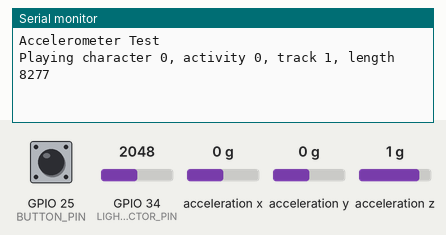
A sketch run on a simulated ESP32. On the bench: the last lines printed to the serial monitor. The inputs (shaded band) are chosen by the test bench; at power-on: GPIO 25 (BUTTON_PIN) HIGH, GPIO 34 (LIGHT_DETECTOR_PIN) = 2048, acceleration x 0 g, acceleration y 0 g, acceleration z 1 g. Random numbers use the default seed unless the sketch sets one; the audio player accepts every command and is not drawn.

Above: at 2.7 s.
2.8 s: GPIO 25 (BUTTON_PIN) pulled LOW for 3 s
At 3.6 s:
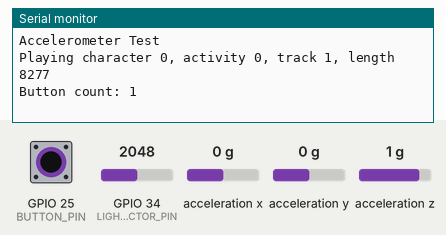
7.3 s: GPIO 25 (BUTTON_PIN) pulled LOW for 3 s
At 8.2 s:
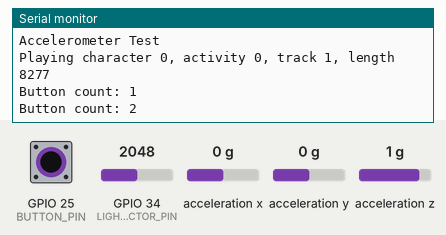

Measured:
- after the input at 2.8 s, the serial monitor: prints a new line at once (image 1)
- after the input at 7.3 s, the serial monitor: prints a new line at once (image 2)

The sketch:

talking_shoe.ino
```cpp
#include <Wire.h>
#include <Adafruit_Sensor.h>
#include <Adafruit_ADXL345_U.h>
#include "Arduino.h"
#include "DFRobotDFPlayerMini.h"

// CHARACTER SELECT BUTTON
constexpr uint8_t NUMBER_OF_CHARACTERS = 3;
constexpr uint8_t BUTTON_PIN = 25;
constexpr uint16_t BUTTON_DELAY = 200; // ms

// LIGHT DETECTOR
constexpr uint8_t LIGHT_DETECTOR_PIN = 34;
constexpr uint16_t LIGHT_THRESHOLD = 20;

// ACCELEROMETER
constexpr uint16_t ACCELEROMETER_DELAY = 100; // ms
constexpr float MOTION_THRESHOLD = 0.3f;

// MP3 PLAYER
constexpr uint8_t PLAYER_VOLUME = 25; // 1 to 30
#define FPSerial Serial1

// ARRAY SIZING
constexpr uint8_t MAX_TRACKS_PER_STATE = 6;
constexpr uint16_t MAX_TRACK_LENGTH_MS = 13000;

enum class SensorState : uint8_t {
    LIGHT_STATIONARY,
    LIGHT_MOVING,
    DARK_STATIONARY,
    DARK_MOVING
};

enum Activity {
    DOING_NOTHING = 0,
    PUTTING_ON,
    WORN_STANDING_STILL,
    WALKING,
    JUST_REMOVED,
    NUM_ACTIVITIES   // always the last entry, sentinel value
};

Adafruit_ADXL345_Unified ACCELEROMETER = Adafruit_ADXL345_Unified(12345);
DFRobotDFPlayerMini myDFPlayer;
volatile int character_selected = 0;
volatile bool buttonPressed = false;

struct Track {
    uint16_t track_number;    // DFPlayer track number
    unsigned long length_ms;  // length of track in milliseconds
};

struct StateTracks {
    Track tracks[MAX_TRACKS_PER_STATE];
    uint8_t number_of_tracks; // how many valid tracks are defined
};

struct ActivityResult {
    Activity activity;
    bool light_transition_handled;
};

StateTracks track_table[NUMBER_OF_CHARACTERS][NUM_ACTIVITIES] = {
    // Character 0: Matt
    {
        // DOING_NOTHING (0)
        { { {1, 8277}, {2, 12331}, {4, 7680} }, 3 },
        // PUTTING_ON (1)
        { { {3, 4096}, {5, 3925}, {6, 3328} }, 3 },
        // WORN_STANDING_STILL (2)
        { { {8, 4096}, {9, 3925}, {11, 3883}, {12, 4139} }, 4 },
        // WALKING (3)
        { { {7, 2219}, {13, 3797}, {14, 3627}, {15, 4523} }, 4 },
        // JUST_REMOVED (4)
        { { {10, 5675}, {16, 8320}, {17, 3925} }, 3 }
    },

    // Character 1: Tina
    {
        // DOING_NOTHING (0)
        { { {18, 6415}, {19, 9101}, {20, 6366}, {21, 7211}, {22, 11936} }, 5 },
        // PUTTING_ON (1)
        { { {23, 3357}, {24, 7735}, {25, 12697}, {26, 7151}, {27, 5254} }, 5 },
        // WORN_STANDING_STILL (2)
        { { {28, 8397}, {29, 7007}, {30, 6006}, {31, 10177}, {32, 3504} }, 5 },
        // WALKING (3)
        { { {33, 3034}, {34, 8540}, {35, 7697}, {36, 6742}, {37, 7585}, {38, 4045} }, 6 },
        // JUST_REMOVED (4)
        { { {39, 4982}, {40, 2931}, {41, 2931}, {42, 3334} }, 4 }
    },

    // Character 2: Harry
    {
        // DOING_NOTHING (0)
        { { {43, 10841}, {44, 3762}, {45, 8751} }, 3 },
        // PUTTING_ON (1)
        { { {46, 4493}, {47, 2064}, {48, 5068} }, 3 },
        // WORN_STANDING_STILL (2)
        { { {49, 5590}, {50, 6139}, {51, 8333} }, 3 },
        // WALKING (3)
        { { {52, 6060}, {53, 3997}, {54, 10606} }, 3 },
        // JUST_REMOVED (4)
        { { {55, 5068}, {56, 4441}, {57, 13793} }, 3 }
    }
};

void setup(){
  setup_console();
  setup_character_select_button();
  setup_accelerometer();
  setup_mp3_player();
  randomSeed(9);
  // randomSeed(analogRead(A0) + millis());
}

void setup_console() {
  Serial.begin(115200);
}

void IRAM_ATTR handle_character_button_press() {
  buttonPressed = true;
}

void setup_character_select_button() {
  pinMode(BUTTON_PIN, INPUT_PULLUP);
  attachInterrupt(digitalPinToInterrupt(BUTTON_PIN), handle_character_button_press, FALLING);
}

void setup_accelerometer(void) {
  Wire.begin(23, 19);
  Serial.println("Accelerometer Test\n");
  if (!ACCELEROMETER.begin()) {
    Serial.println("No accelerometer detected. Check your wiring!");
    while (1);
  }
  ACCELEROMETER.setRange(ADXL345_RANGE_2_G);
}

void setup_mp3_player() {
  delay(1000);
  FPSerial.begin(9600, SERIAL_8N1, /*rx =*/16, /*tx =*/17);
  if (!myDFPlayer.begin(FPSerial, true, true)) {
    Serial.println("No mp3 player detected. Check your wiring!");
  }
  myDFPlayer.volume(PLAYER_VOLUME);
}

void loop() {
    static unsigned long playback_start_time = 0;
    static unsigned long current_track_length = 0;
    static unsigned long last_recorded_button_press = 0;
    static SensorState prev_sensor_state = SensorState::LIGHT_STATIONARY;
    static bool light_transition_handled = false;
    unsigned long now = millis();
    if (buttonPressed) {
        buttonPressed = false;
        if (now - last_recorded_button_press > BUTTON_DELAY) {
            character_selected = (character_selected + 1) % NUMBER_OF_CHARACTERS;
            last_recorded_button_press = now;
            Serial.printf("Button count: %d\n", character_selected);
        }
    }
    if (now - playback_start_time >= current_track_length) {
        SensorState current_sensor_state = get_sensor_state();
        ActivityResult activity_result = get_activity(current_sensor_state, prev_sensor_state, light_transition_handled);
        prev_sensor_state = current_sensor_state;
        light_transition_handled = activity_result.light_transition_handled;
        current_track_length = play_random_track(character_selected, activity_result.activity);
        playback_start_time = now;
    }
}

SensorState get_sensor_state() {
  bool light = is_it_light();
  bool moving = is_it_moving();
  if (light && moving) return SensorState::LIGHT_MOVING;
  if (!light && moving) return SensorState::DARK_MOVING;
  if (light && !moving) return SensorState::LIGHT_STATIONARY;
  return SensorState::DARK_STATIONARY;
}


bool is_it_light() {
  int sensorValue = analogRead(LIGHT_DETECTOR_PIN); // Value from 0 (dark) to 4095 (bright)
  return sensorValue > LIGHT_THRESHOLD;
}


bool is_it_moving() {
  sensors_event_t event;
  ACCELEROMETER.getEvent(&event);
  float first_x = event.acceleration.x;
  float first_y = event.acceleration.y;
  float first_z = event.acceleration.z;
  delay(ACCELEROMETER_DELAY);
  ACCELEROMETER.getEvent(&event);
  float second_x = event.acceleration.x;
  float second_y = event.acceleration.y;
  float second_z = event.acceleration.z;
  float dx = second_x - first_x;
  float dy = second_y - first_y;
  float dz = second_z - first_z;
  // compute total change in acceleration
  float total_delta = sqrt(dx*dx + dy*dy + dz*dz);
  return total_delta > MOTION_THRESHOLD;
}


ActivityResult get_activity(SensorState current, SensorState previous, bool light_transition_handled) {
    ActivityResult result;
    // JUST_REMOVED: first light after dark
    if (!light_transition_handled &&
        previous == SensorState::DARK_STATIONARY &&
        (current == SensorState::LIGHT_STATIONARY || current == SensorState::LIGHT_MOVING))
    {
        result.activity = JUST_REMOVED;
        result.light_transition_handled = true;  // mark that transition handled
        return result;
    }
    // Normal mappings
    switch (current) {
        case SensorState::LIGHT_STATIONARY:
            result.activity = DOING_NOTHING;
            break;
        case SensorState::LIGHT_MOVING:
            result.activity = PUTTING_ON;
            break;
        case SensorState::DARK_STATIONARY:
            result.activity = WORN_STANDING_STILL;
            break;
        case SensorState::DARK_MOVING:
            result.activity = WALKING;
            break;
    }
    result.light_transition_handled = light_transition_handled;
    return result;
}


unsigned long play_random_track(uint8_t character, Activity activity) {
    uint8_t activity_index = static_cast<uint8_t>(activity);
    StateTracks &state_tracks = track_table[character][activity_index];
    uint8_t track_idx = random(state_tracks.number_of_tracks);
    Track &selected_track = state_tracks.tracks[track_idx];
    Serial.printf("Playing character %d, activity %d, track %d, length %d\n",
              character, activity_index, selected_track.track_number, selected_track.length_ms);
    myDFPlayer.play(selected_track.track_number);
    return selected_track.length_ms;
}
```
